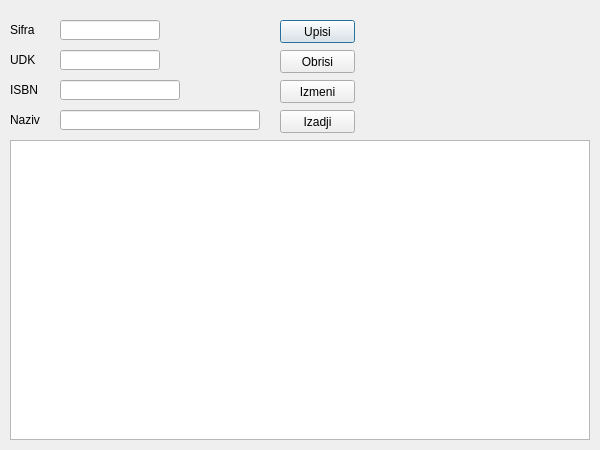
<?xml version="1.0" encoding="UTF-8"?>
<ui version="4.0">
 <class>Knjige</class>
 <widget class="QDialog" name="Knjige">
  <property name="geometry">
   <rect>
    <x>0</x>
    <y>0</y>
    <width>600</width>
    <height>450</height>
   </rect>
  </property>
  <property name="windowTitle">
   <string>Knjige</string>
  </property>
  <widget class="QLabel" name="labelSifra">
   <property name="geometry">
    <rect>
     <x>10</x>
     <y>20</y>
     <width>40</width>
     <height>20</height>
    </rect>
   </property>
   <property name="text">
    <string>Sifra</string>
   </property>
  </widget>
  <widget class="QLabel" name="labelUDK">
   <property name="geometry">
    <rect>
     <x>10</x>
     <y>50</y>
     <width>40</width>
     <height>20</height>
    </rect>
   </property>
   <property name="text">
    <string>UDK</string>
   </property>
  </widget>
  <widget class="QLabel" name="labelISBN">
   <property name="geometry">
    <rect>
     <x>10</x>
     <y>80</y>
     <width>40</width>
     <height>20</height>
    </rect>
   </property>
   <property name="text">
    <string>ISBN</string>
   </property>
  </widget>
  <widget class="QLabel" name="labelNaziv">
   <property name="geometry">
    <rect>
     <x>10</x>
     <y>110</y>
     <width>40</width>
     <height>20</height>
    </rect>
   </property>
   <property name="text">
    <string>Naziv</string>
   </property>
  </widget>
  <widget class="QLineEdit" name="lineEditSifra">
   <property name="geometry">
    <rect>
     <x>60</x>
     <y>20</y>
     <width>100</width>
     <height>20</height>
    </rect>
   </property>
  </widget>
  <widget class="QLineEdit" name="lineEditUDK">
   <property name="geometry">
    <rect>
     <x>60</x>
     <y>50</y>
     <width>100</width>
     <height>20</height>
    </rect>
   </property>
  </widget>
  <widget class="QLineEdit" name="lineEditISBN">
   <property name="geometry">
    <rect>
     <x>60</x>
     <y>80</y>
     <width>120</width>
     <height>20</height>
    </rect>
   </property>
  </widget>
  <widget class="QLineEdit" name="lineEditNaziv">
   <property name="geometry">
    <rect>
     <x>60</x>
     <y>110</y>
     <width>200</width>
     <height>20</height>
    </rect>
   </property>
  </widget>
  <widget class="QPushButton" name="pushButtonUpisi">
   <property name="geometry">
    <rect>
     <x>280</x>
     <y>20</y>
     <width>75</width>
     <height>23</height>
    </rect>
   </property>
   <property name="text">
    <string>Upisi</string>
   </property>
  </widget>
  <widget class="QPushButton" name="pushButtonObrisi">
   <property name="geometry">
    <rect>
     <x>280</x>
     <y>50</y>
     <width>75</width>
     <height>23</height>
    </rect>
   </property>
   <property name="text">
    <string>Obrisi</string>
   </property>
  </widget>
  <widget class="QPushButton" name="pushButtonIzmeni">
   <property name="geometry">
    <rect>
     <x>280</x>
     <y>80</y>
     <width>75</width>
     <height>23</height>
    </rect>
   </property>
   <property name="text">
    <string>Izmeni</string>
   </property>
  </widget>
  <widget class="QPushButton" name="pushButtonIzadji">
   <property name="geometry">
    <rect>
     <x>280</x>
     <y>110</y>
     <width>75</width>
     <height>23</height>
    </rect>
   </property>
   <property name="text">
    <string>Izadji</string>
   </property>
  </widget>
  <widget class="QTableView" name="tableView">
   <property name="geometry">
    <rect>
     <x>10</x>
     <y>140</y>
     <width>580</width>
     <height>300</height>
    </rect>
   </property>
  </widget>
 </widget>
 <resources/>
 <connections/>
</ui>
